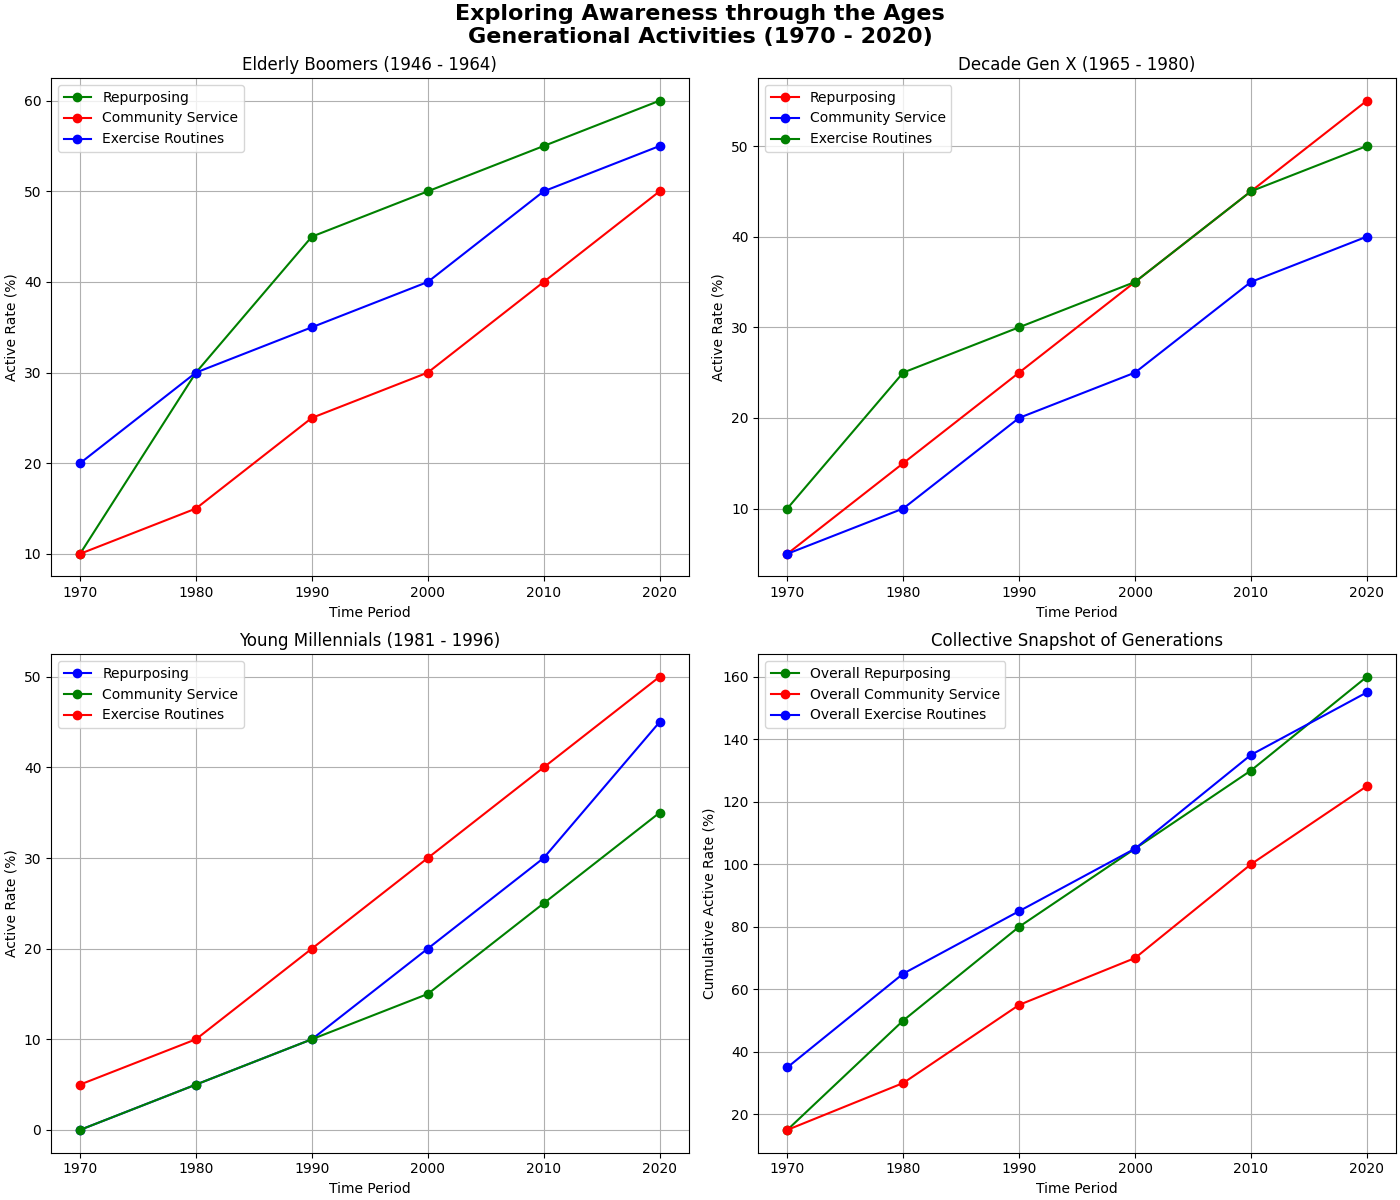

Write Python code to recreate this figure.
import matplotlib.pyplot as plt
import numpy as np

years = np.arange(1970, 2021, 10)

recycling_boomers = [10, 30, 45, 50, 55, 60]
volunteering_boomers = [10, 15, 25, 30, 40, 50]
fitness_boomers = [20, 30, 35, 40, 50, 55]

recycling_genx = [5, 15, 25, 35, 45, 55]
volunteering_genx = [5, 10, 20, 25, 35, 40]
fitness_genx = [10, 25, 30, 35, 45, 50]

recycling_millennials = [0, 5, 10, 20, 30, 45]
volunteering_millennials = [0, 5, 10, 15, 25, 35]
fitness_millennials = [5, 10, 20, 30, 40, 50]

fig, axs = plt.subplots(2, 2, figsize=(14, 12), constrained_layout=True)

colors = ['blue', 'green', 'red']

axs[0, 0].plot(years, recycling_boomers, label='Repurposing', marker='o', color=colors[1])
axs[0, 0].plot(years, volunteering_boomers, label='Community Service', marker='o', color=colors[2])
axs[0, 0].plot(years, fitness_boomers, label='Exercise Routines', marker='o', color=colors[0])
axs[0, 0].set_title('Elderly Boomers (1946 - 1964)')
axs[0, 0].set_xlabel('Time Period')
axs[0, 0].set_ylabel('Active Rate (%)')
axs[0, 0].legend()
axs[0, 0].grid(True)

axs[0, 1].plot(years, recycling_genx, label='Repurposing', marker='o', color=colors[2])
axs[0, 1].plot(years, volunteering_genx, label='Community Service', marker='o', color=colors[0])
axs[0, 1].plot(years, fitness_genx, label='Exercise Routines', marker='o', color=colors[1])
axs[0, 1].set_title('Decade Gen X (1965 - 1980)')
axs[0, 1].set_xlabel('Time Period')
axs[0, 1].set_ylabel('Active Rate (%)')
axs[0, 1].legend()
axs[0, 1].grid(True)

axs[1, 0].plot(years, recycling_millennials, label='Repurposing', marker='o', color=colors[0])
axs[1, 0].plot(years, volunteering_millennials, label='Community Service', marker='o', color=colors[1])
axs[1, 0].plot(years, fitness_millennials, label='Exercise Routines', marker='o', color=colors[2])
axs[1, 0].set_title('Young Millennials (1981 - 1996)')
axs[1, 0].set_xlabel('Time Period')
axs[1, 0].set_ylabel('Active Rate (%)')
axs[1, 0].legend()
axs[1, 0].grid(True)

axs[1, 1].plot(years, np.array(recycling_boomers) + np.array(recycling_genx) + np.array(recycling_millennials), 
               label='Overall Repurposing', marker='o', color=colors[1])
axs[1, 1].plot(years, np.array(volunteering_boomers) + np.array(volunteering_genx) + np.array(volunteering_millennials), 
               label='Overall Community Service', marker='o', color=colors[2])
axs[1, 1].plot(years, np.array(fitness_boomers) + np.array(fitness_genx) + np.array(fitness_millennials), 
               label='Overall Exercise Routines', marker='o', color=colors[0])
axs[1, 1].set_title('Collective Snapshot of Generations')
axs[1, 1].set_xlabel('Time Period')
axs[1, 1].set_ylabel('Cumulative Active Rate (%)')
axs[1, 1].legend()
axs[1, 1].grid(True)

fig.suptitle('Exploring Awareness through the Ages\nGenerational Activities (1970 - 2020)', weight='bold', size=16)

plt.show()
